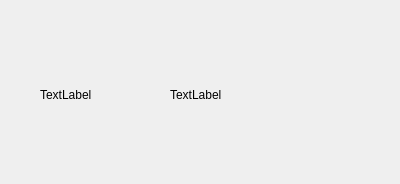
<?xml version="1.0" encoding="UTF-8"?>
<ui version="4.0">
 <class>Form</class>
 <widget class="QWidget" name="Form">
  <property name="geometry">
   <rect>
    <x>0</x>
    <y>0</y>
    <width>400</width>
    <height>184</height>
   </rect>
  </property>
  <property name="windowTitle">
   <string>Form</string>
  </property>
  <widget class="QLabel" name="imagen">
   <property name="geometry">
    <rect>
     <x>40</x>
     <y>60</y>
     <width>70</width>
     <height>70</height>
    </rect>
   </property>
   <property name="text">
    <string>TextLabel</string>
   </property>
  </widget>
  <widget class="QLabel" name="texto">
   <property name="geometry">
    <rect>
     <x>170</x>
     <y>60</y>
     <width>191</width>
     <height>70</height>
    </rect>
   </property>
   <property name="text">
    <string>TextLabel</string>
   </property>
  </widget>
 </widget>
 <resources/>
 <connections/>
</ui>
